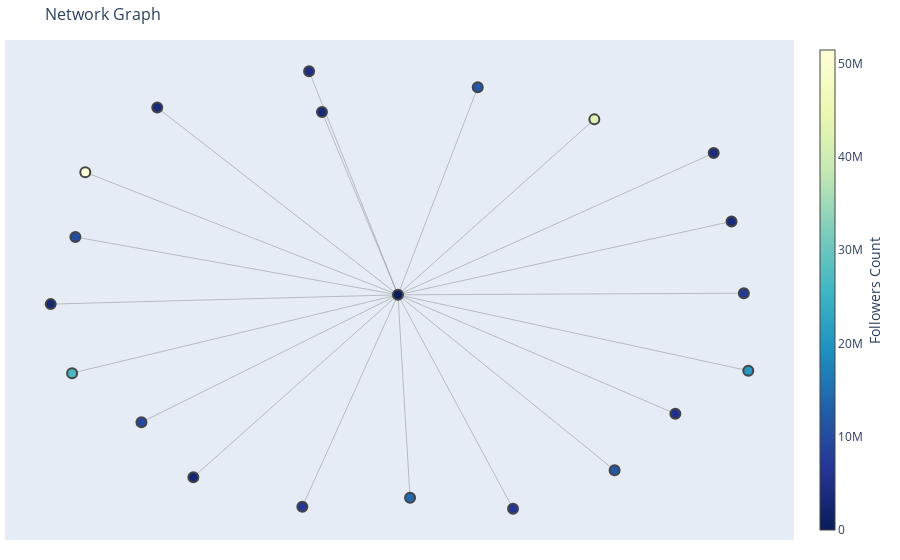

Source (notebook cell):
### Code cell
import networkx as nx
import plotly.graph_objects as go

# Create a directed graph
G = nx.DiGraph()

# Add nodes for keywords
for keyword in top_10_to_20_celebrities['Keyword'].unique():
    G.add_node(keyword, type='keyword')

# Add nodes for celebrities and edges with frequency data
for index, row in top_10_to_20_celebrities.iterrows():
    celeb = row['name']
    keyword = row['Keyword']
    frequency = row['Frequency']
    followers_count = row['followers_count']
    tweet_count = row['tweet_count']
    
    G.add_node(celeb, type='celebrity', followers_count=followers_count, tweet_count=tweet_count)
    G.add_edge(keyword, celeb, frequency=frequency)

# Define edge labels
edge_labels = nx.get_edge_attributes(G, 'frequency')

# Draw the graph
pos = nx.spring_layout(G, seed=42)  # Positioning nodes
edge_trace = go.Scatter(
    x=[],
    y=[],
    line=dict(width=0.5, color='#888'),
    hoverinfo='text',
    mode='lines',
    text=[],
)

for edge in G.edges():
    x0, y0 = pos[edge[0]]
    x1, y1 = pos[edge[1]]
    edge_trace['x'] += tuple([x0, x1, None])
    edge_trace['y'] += tuple([y0, y1, None])
    frequency = edge_labels[edge]  # Get frequency from edge attributes
    edge_trace['text'] += (f"Frequency: {frequency}",)  # Add frequency information as a tuple

node_trace = go.Scatter(
    x=[],
    y=[],
    text=[],
    mode='markers',
    hoverinfo='text',
    marker=dict(
        showscale=True,
        colorscale='YlGnBu',
        reversescale=True,
        color=[],
        size=10,
        colorbar=dict(
            thickness=15,
            title='Followers Count',  # Change color axis label to "Followers Count"
            xanchor='left',
            titleside='right'
        ),
        line_width=2))

for node in G.nodes():
    x, y = pos[node]
    node_trace['x'] += tuple([x])
    node_trace['y'] += tuple([y])
    if G.nodes[node]['type'] == 'keyword':
        node_trace['marker']['color'] += tuple([10])
        node_trace['text'] += tuple([f"Keyword: {node}"])
    else:
        followers_count = G.nodes[node]['followers_count']
        tweet_count = G.nodes[node]['tweet_count']
        node_trace['marker']['color'] += tuple([followers_count])
        node_trace['text'] += tuple([f"Celebrity: {node}<br>Followers Count: {followers_count}<br>Tweet Count: {tweet_count}"])

fig = go.Figure(data=[edge_trace, node_trace],
                layout=go.Layout(
                    title='Network Graph',
                    titlefont_size=16,
                    showlegend=False,
                    hovermode='closest',
                    margin=dict(b=20, l=5, r=5, t=40),
                    annotations=[dict(
                        text="",
                        showarrow=False,
                        xref="paper", yref="paper",
                        x=0.005, y=-0.002)],
                    xaxis=dict(showgrid=False, zeroline=False, showticklabels=False),
                    yaxis=dict(showgrid=False, zeroline=False, showticklabels=False)))
fig.show()

### Figure 1 — Plotly figure (JSON) as saved in the notebook; plotly's stock layout.template omitted (floating-point values rounded to 4 significant figures)
{"data": [{"hoverinfo": "text", "line": {"color": "#888", "width": 0.5}, "mode": "lines", "text": ["Frequency: 2", "Frequency: 2", "Frequency: 1", "Frequency: 1", "Frequency: 1", "Frequency: 1", "Frequency: 1", "Frequency: 1", "Frequency: 1", "Frequency: 1", "Frequency: 1", "Frequency: 1", "Frequency: 1", "Frequency: 1", "Frequency: 1", "Frequency: 1", "Frequency: 1", "Frequency: 1", "Frequency: 1", "Frequency: 1"], "type": "scatter", "x": [0.003557, 0.9076, null, 0.003557, -0.5509, null, 0.003557, -0.8439, null, 0.003557, 0.5359, null, 0.003557, -0.6488, null, 0.003557, 0.9531, null, 0.003557, -0.8796, null, 0.003557, -0.2023, null, 0.003557, 0.03634, null, 0.003557, 0.5907, null, 0.003557, -0.6916, null, 0.003557, 0.2198, null, 0.003557, -0.8707, null, 0.003557, 0.3155, null, 0.003557, 0.7554, null, 0.003557, -0.2373, null, 0.003557, 0.8593, null, 0.003557, -0.2556, null, 0.003557, 0.9411, null, 0.003557, -0.9376, null], "y": [0.004797, 0.3315, null, 0.004797, -0.807, null, 0.004797, 0.5503, null, 0.004797, 0.7858, null, 0.004797, 0.8383, null, 0.004797, -0.3329, null, 0.004797, -0.3438, null, 0.004797, 0.8184, null, 0.004797, -0.898, null, 0.004797, -0.7759, null, 0.004797, -0.5624, null, 0.004797, 0.9283, null, 0.004797, 0.2622, null, 0.004797, -0.9475, null, 0.004797, -0.5245, null, 0.004797, 1.0, null, 0.004797, 0.636, null, 0.004797, -0.9389, null, 0.004797, 0.01197, null, 0.004797, -0.03659, null]}, {"hoverinfo": "text", "marker": {"color": [10, 3539896, 2886047, 51467139, 42481882, 3271373, 20737698, 26478393, 3656027, 14323785, 11943877, 9177082, 11878971, 10017890, 6662381, 5654126, 5253586, 4193975, 6687740, 7001752, 3007200], "colorbar": {"thickness": 15, "title": {"side": "right", "text": "Followers Count"}, "xanchor": "left"}, "colorscale": [[0, "rgb(255,255,217)"], [0.125, "rgb(237,248,177)"], [0.25, "rgb(199,233,180)"], [0.375, "rgb(127,205,187)"], [0.5, "rgb(65,182,196)"], [0.625, "rgb(29,145,192)"], [0.75, "rgb(34,94,168)"], [0.875, "rgb(37,52,148)"], [1, "rgb(8,29,88)"]], "line": {"width": 2}, "reversescale": true, "showscale": true, "size": 10}, "mode": "markers", "text": ["Keyword: nail polish", "Celebrity: Rachel Zoe<br>Followers Count: 3539896.0<br>Tweet Count: 16526.0", "Celebrity: Lauren Conrad<br>Followers Count: 2886047.0<br>Tweet Count: 7160.0", "Celebrity: jimmy fallon<br>Followers Count: 51467139.0<br>Tweet Count: 14098.0", "Celebrity: Shah Rukh Khan<br>Followers Count: 42481882.0<br>Tweet Count: 58278.0", "Celebrity: Chad Johnson<br>Followers Count: 3271373.0<br>Tweet Count: 175569.0", "Celebrity: Zendaya<br>Followers Count: 20737698.0<br>Tweet Count: 58446.0", "Celebrity: Kourtney Kardashian<br>Followers Count: 26478393.0<br>Tweet Count: 14264.0", "Celebrity: Markus Persson<br>Followers Count: 3656027.0<br>Tweet Count: 90024.0", "Celebrity: Shraddha Kapoor<br>Followers Count: 14323785.0<br>Tweet Count: 5720.0", "Celebrity: luna maya<br>Followers Count: 11943877.0<br>Tweet Count: 15870.0", "Celebrity: T.I.<br>Followers Count: 9177082.0<br>Tweet Count: 19829.0", "Celebrity: Victoria Beckham<br>Followers Count: 11878971.0<br>Tweet Count: 4024.0", "Celebrity: Cesc Fàbregas Soler<br>Followers Count: 10017890.0<br>Tweet Count: 5803.0", "Celebrity: Bipasha Basu<br>Followers Count: 6662381.0<br>Tweet Count: 12252.0", "Celebrity: Pegg News<br>Followers Count: 5654126.0<br>Tweet Count: 16212.0", "Celebrity: Lena Dunham<br>Followers Count: 5253586.0<br>Tweet Count: 14783.0", "Celebrity: Rossa Roslaina<br>Followers Count: 4193975.0<br>Tweet Count: 18746.0", "Celebrity: Vanessa Hudgens<br>Followers Count: 6687740.0<br>Tweet Count: 4586.0", "Celebrity: Anna Kendrick<br>Followers Count: 7001752.0<br>Tweet Count: 2470.0", "Celebrity: Shay Mitchell<br>Followers Count: 3007200.0<br>Tweet Count: 23239.0"], "type": "scatter", "x": [0.003557, 0.9076, -0.5509, -0.8439, 0.5359, -0.6488, 0.9531, -0.8796, -0.2023, 0.03634, 0.5907, -0.6916, 0.2198, -0.8707, 0.3155, 0.7554, -0.2373, 0.8593, -0.2556, 0.9411, -0.9376], "y": [0.004797, 0.3315, -0.807, 0.5503, 0.7858, 0.8383, -0.3329, -0.3438, 0.8184, -0.898, -0.7759, -0.5624, 0.9283, 0.2622, -0.9475, -0.5245, 1.0, 0.636, -0.9389, 0.01197, -0.03659]}], "layout": {"annotations": [{"showarrow": false, "text": "", "x": 0.005, "xref": "paper", "y": -0.002, "yref": "paper"}], "hovermode": "closest", "margin": {"b": 20, "l": 5, "r": 5, "t": 40}, "showlegend": false, "title": {"font": {"size": 16}, "text": "Network Graph"}, "xaxis": {"showgrid": false, "showticklabels": false, "zeroline": false}, "yaxis": {"showgrid": false, "showticklabels": false, "zeroline": false}}}
